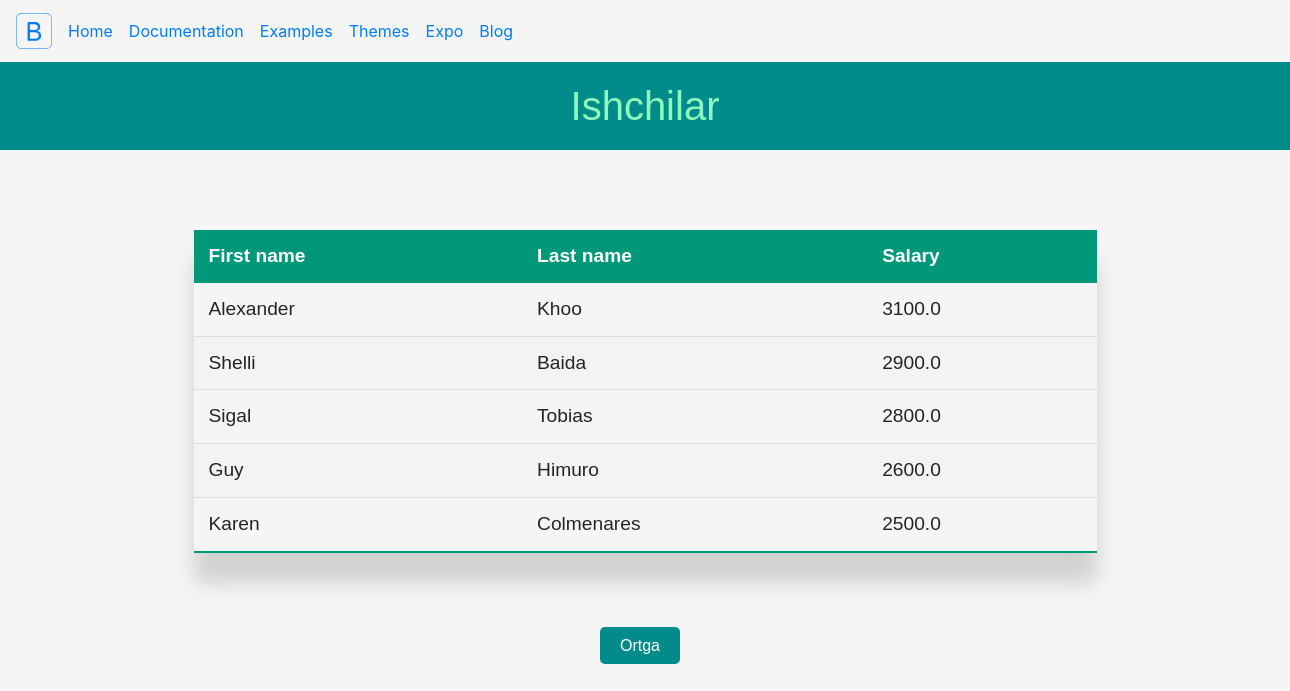
The app's page /employee/13 with its own data.
### orm_app/models.py (models this page shows)
class Employees(models.Model):
    employee_id = models.AutoField(primary_key=True)
    first_name = models.TextField(blank=True, null=True)
    last_name = models.TextField()
    email = models.TextField()
    phone_number = models.TextField(blank=True, null=True)
    hire_date = models.TextField()
    job = models.ForeignKey('Jobs', models.DO_NOTHING)
    salary = models.TextField()  # This field type is a guess.
    manager = models.ForeignKey('self', models.DO_NOTHING, blank=True, null=True)
    department = models.ForeignKey(Departments, models.DO_NOTHING)
    class Meta:
        managed = False
        db_table = 'employees'

### orm_app/views.py (the view)
# urls.py: path('employee/<int:job_id>', get_employee, name="employee"),
def get_employee(request, job_id):
    queryset = Employees.objects.all().filter(job_id=job_id)
    return render(request, 'employe.html', {'epm': queryset})

### templates/employe.html (shortened to what this page needs)
<!DOCTYPE html>
<html>
{% load static %}
<head>
    <link rel="stylesheet" href="{% static 'css/style.css' %}">
    <link rel="stylesheet" href="{% static 'css/bootstrap.min.css' %}">
</head>
<body style="background-color:whitesmoke">
<header class="navbar navbar-expand  flex-column flex-md-row bd-navbar">
    <a class="navbar-brand mr-0 mr-md-2" href="#" aria-label="Bootstrap">
    </a>
    <div class="navbar-nav-scroll">
        <ul class="navbar-nav bd-navbar-nav flex-row">
            <li class="nav-item">
                <a class="nav-link active" href="/"
                   onclick="ga('send', 'event', 'Navbar', 'Community links', 'Bootstrap');">Home</a>
            </li>
            <li class="nav-item">
                <a class="nav-link " href="salary/10"
                   onclick="ga('send', 'event', 'Navbar', 'Community links', 'Docs');">Documentation</a>
            </li>
            <li class="nav-item">
                <a class="nav-link " href="#"
                   onclick="ga('send', 'event', 'Navbar', 'Community links', 'Examples');">Examples</a>
            </li>
            <li class="nav-item">
                <a class="nav-link" href="#"
                   onclick="ga('send', 'event', 'Navbar', 'Community links', 'Themes');">Themes</a>
            </li>
            <li class="nav-item">
                <a class="nav-link" href="#"
                   onclick="ga('send', 'event', 'Navbar', 'Community links', 'Expo');">Expo</a>
            </li>
            <li class="nav-item">
                <a class="nav-link" href="#"
                   onclick="ga('send', 'event', 'Navbar', 'Community links', 'Blog');">Blog</a>
            </li>
        </ul>
    </div>
</header>
<h1 style="background-color:darkcyan;text-align:center;margin:auto;color:#8df8bb;font-family: sans-serif;padding:20px">
    Ishchilar</h1>
<table class="styled-table">
    <thead>
    <tr>
        <th>First name</th>
        <th>Last name</th>
        <th>Salary</th>
    </tr>
    </thead>
    <tbody>
    {% for d in epm %}
    <tr>
        <td>{{d.first_name}}</td>
        <td>{{d.last_name}}</td>
        <td>{{d.salary}}</td>
    </tr>
    {% endfor %}
    </tbody>
</table>
<a href="{% url 'job' id=10 %}" class="button">Ortga</a>
</body>
</html>

### static/css/style.css (style rules this page uses)
.styled-table { border-collapse: collapse; margin: 80px auto; font-size: 1.2em; font-family: sans-serif; min-width: 70%; box-shadow: 0 30px 20px rgba(0, 0, 0, 0.15); }
.styled-table thead tr { background-color: #009879; color: #ffffff; text-align: left; }
.styled-table th, .styled-table td { padding: 12px 15px; }
.styled-table tbody tr { border-bottom: 1px solid #dddddd; }
.styled-table tbody tr:nth-of-type(even) { background-color: #f3f3f3; }
.styled-table tbody tr:last-of-type { border-bottom: 2px solid #009879; }
.button { margin: 600px; background-color: darkcyan; padding: 10px 20px; border-radius: 5px; color: white; font-family: sans-serif; text-align: center; }

### records on screen
Employees: first_name "Alexander", last_name "Khoo", salary "3100.0"
Employees: first_name "Shelli", last_name "Baida", salary "2900.0"
Employees: first_name "Sigal", last_name "Tobias", salary "2800.0"
Employees: first_name "Guy", last_name "Himuro", salary "2600.0"
Employees: first_name "Karen", last_name "Colmenares", salary "2500.0"
